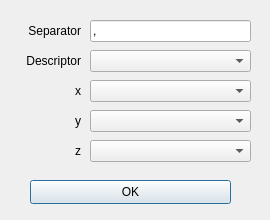
<?xml version="1.0" encoding="UTF-8"?>
<ui version="4.0">
 <class>pop_up</class>
 <widget class="QDialog" name="pop_up">
  <property name="geometry">
   <rect>
    <x>0</x>
    <y>0</y>
    <width>270</width>
    <height>220</height>
   </rect>
  </property>
  <property name="sizePolicy">
   <sizepolicy hsizetype="Fixed" vsizetype="Fixed">
    <horstretch>0</horstretch>
    <verstretch>0</verstretch>
   </sizepolicy>
  </property>
  <property name="minimumSize">
   <size>
    <width>270</width>
    <height>220</height>
   </size>
  </property>
  <property name="maximumSize">
   <size>
    <width>270</width>
    <height>220</height>
   </size>
  </property>
  <property name="windowTitle">
   <string>Dialog</string>
  </property>
  <widget class="QComboBox" name="desc_cb">
   <property name="geometry">
    <rect>
     <x>90</x>
     <y>50</y>
     <width>161</width>
     <height>22</height>
    </rect>
   </property>
  </widget>
  <widget class="QLineEdit" name="sep_line">
   <property name="geometry">
    <rect>
     <x>90</x>
     <y>20</y>
     <width>161</width>
     <height>22</height>
    </rect>
   </property>
   <property name="text">
    <string>,</string>
   </property>
  </widget>
  <widget class="QComboBox" name="z_cb">
   <property name="geometry">
    <rect>
     <x>90</x>
     <y>140</y>
     <width>161</width>
     <height>22</height>
    </rect>
   </property>
  </widget>
  <widget class="QLabel" name="desc_label">
   <property name="geometry">
    <rect>
     <x>10</x>
     <y>50</y>
     <width>71</width>
     <height>21</height>
    </rect>
   </property>
   <property name="text">
    <string>Descriptor</string>
   </property>
   <property name="alignment">
    <set>Qt::AlignRight|Qt::AlignTrailing|Qt::AlignVCenter</set>
   </property>
  </widget>
  <widget class="QComboBox" name="x_cb">
   <property name="geometry">
    <rect>
     <x>90</x>
     <y>80</y>
     <width>161</width>
     <height>22</height>
    </rect>
   </property>
  </widget>
  <widget class="QLabel" name="y_label">
   <property name="geometry">
    <rect>
     <x>10</x>
     <y>110</y>
     <width>71</width>
     <height>21</height>
    </rect>
   </property>
   <property name="text">
    <string>y</string>
   </property>
   <property name="alignment">
    <set>Qt::AlignRight|Qt::AlignTrailing|Qt::AlignVCenter</set>
   </property>
  </widget>
  <widget class="QComboBox" name="y_cb">
   <property name="geometry">
    <rect>
     <x>90</x>
     <y>110</y>
     <width>161</width>
     <height>22</height>
    </rect>
   </property>
  </widget>
  <widget class="QLabel" name="z_label">
   <property name="geometry">
    <rect>
     <x>10</x>
     <y>140</y>
     <width>71</width>
     <height>21</height>
    </rect>
   </property>
   <property name="text">
    <string>z</string>
   </property>
   <property name="textFormat">
    <enum>Qt::MarkdownText</enum>
   </property>
   <property name="alignment">
    <set>Qt::AlignRight|Qt::AlignTrailing|Qt::AlignVCenter</set>
   </property>
  </widget>
  <widget class="QLabel" name="sep_label">
   <property name="geometry">
    <rect>
     <x>10</x>
     <y>20</y>
     <width>71</width>
     <height>21</height>
    </rect>
   </property>
   <property name="text">
    <string>Separator</string>
   </property>
   <property name="alignment">
    <set>Qt::AlignRight|Qt::AlignTrailing|Qt::AlignVCenter</set>
   </property>
  </widget>
  <widget class="QLabel" name="x_label">
   <property name="geometry">
    <rect>
     <x>10</x>
     <y>80</y>
     <width>71</width>
     <height>21</height>
    </rect>
   </property>
   <property name="text">
    <string>x</string>
   </property>
   <property name="alignment">
    <set>Qt::AlignRight|Qt::AlignTrailing|Qt::AlignVCenter</set>
   </property>
  </widget>
  <widget class="QPushButton" name="ok">
   <property name="geometry">
    <rect>
     <x>30</x>
     <y>180</y>
     <width>201</width>
     <height>24</height>
    </rect>
   </property>
   <property name="text">
    <string>OK</string>
   </property>
  </widget>
 </widget>
 <resources/>
 <connections/>
</ui>
